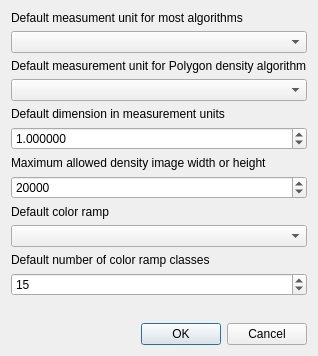
<?xml version="1.0" encoding="UTF-8"?>
<ui version="4.0">
 <class>Dialog</class>
 <widget class="QDialog" name="Dialog">
  <property name="geometry">
   <rect>
    <x>0</x>
    <y>0</y>
    <width>312</width>
    <height>356</height>
   </rect>
  </property>
  <property name="windowTitle">
   <string>Density Analysis Settings</string>
  </property>
  <property name="modal">
   <bool>true</bool>
  </property>
  <layout class="QVBoxLayout" name="verticalLayout">
   <item>
    <widget class="QLabel" name="label_3">
     <property name="text">
      <string>Default measument unit for most algorithms</string>
     </property>
    </widget>
   </item>
   <item>
    <widget class="QComboBox" name="unitsComboBox"/>
   </item>
   <item>
    <widget class="QLabel" name="label_2">
     <property name="text">
      <string>Default measurement unit for Polygon density algorithm</string>
     </property>
    </widget>
   </item>
   <item>
    <widget class="QComboBox" name="polyUnitsComboBox"/>
   </item>
   <item>
    <widget class="QLabel" name="label_4">
     <property name="text">
      <string>Default dimension in measurement units</string>
     </property>
    </widget>
   </item>
   <item>
    <widget class="QDoubleSpinBox" name="defaultDimensionSpinBox">
     <property name="decimals">
      <number>6</number>
     </property>
     <property name="maximum">
      <double>10000000000000000.000000000000000</double>
     </property>
     <property name="value">
      <double>1.000000000000000</double>
     </property>
    </widget>
   </item>
   <item>
    <widget class="QLabel" name="label_5">
     <property name="text">
      <string>Maximum allowed density image width or height</string>
     </property>
    </widget>
   </item>
   <item>
    <widget class="QSpinBox" name="maxImageSizeSpinBox">
     <property name="minimum">
      <number>1</number>
     </property>
     <property name="maximum">
      <number>999999999</number>
     </property>
     <property name="value">
      <number>20000</number>
     </property>
    </widget>
   </item>
   <item>
    <widget class="QLabel" name="label">
     <property name="text">
      <string>Default color ramp</string>
     </property>
    </widget>
   </item>
   <item>
    <widget class="QComboBox" name="colorRampComboBox"/>
   </item>
   <item>
    <widget class="QLabel" name="label_6">
     <property name="text">
      <string>Default number of color ramp classes</string>
     </property>
    </widget>
   </item>
   <item>
    <widget class="QSpinBox" name="rampClassesSpinBox">
     <property name="minimum">
      <number>2</number>
     </property>
     <property name="maximum">
      <number>500</number>
     </property>
     <property name="value">
      <number>15</number>
     </property>
    </widget>
   </item>
   <item>
    <spacer name="verticalSpacer">
     <property name="orientation">
      <enum>Qt::Vertical</enum>
     </property>
     <property name="sizeHint" stdset="0">
      <size>
       <width>20</width>
       <height>40</height>
      </size>
     </property>
    </spacer>
   </item>
   <item>
    <widget class="QDialogButtonBox" name="buttonBox">
     <property name="orientation">
      <enum>Qt::Horizontal</enum>
     </property>
     <property name="standardButtons">
      <set>QDialogButtonBox::Cancel|QDialogButtonBox::Ok</set>
     </property>
    </widget>
   </item>
  </layout>
 </widget>
 <resources/>
 <connections>
  <connection>
   <sender>buttonBox</sender>
   <signal>accepted()</signal>
   <receiver>Dialog</receiver>
   <slot>accept()</slot>
   <hints>
    <hint type="sourcelabel">
     <x>248</x>
     <y>254</y>
    </hint>
    <hint type="destinationlabel">
     <x>157</x>
     <y>274</y>
    </hint>
   </hints>
  </connection>
  <connection>
   <sender>buttonBox</sender>
   <signal>rejected()</signal>
   <receiver>Dialog</receiver>
   <slot>reject()</slot>
   <hints>
    <hint type="sourcelabel">
     <x>316</x>
     <y>260</y>
    </hint>
    <hint type="destinationlabel">
     <x>286</x>
     <y>274</y>
    </hint>
   </hints>
  </connection>
 </connections>
</ui>
